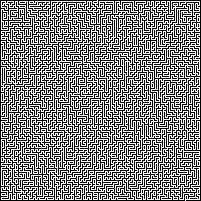
#> input picture examples/braid200.png, 201 x 201 px
$ python main.py examples/braid200.png
#> lines starting #> are read from the running program, lines starting #| are printed output that depends on the picture
#> in main, im is the input picture: PIL image 201x201 P; 51.2% white; black in thin lines or dots
### maze.py
class Cell:
    def __init__(self, coord):
        self.coord = coord
        self.prev = None


class Maze:
    def __init__(self, im):
        self.cols = im.size[0]
#> self.cols = 201
        self.rows = im.size[1]
#> self.rows = 201
        seq_data = list(im.getdata(0))
#> seq_data = 40401 items
        self.grid = []
        idx = 0
        for i in range(0, self.rows):
            temp = []
            for j in range(self.cols):
                temp.append(seq_data[idx])
                idx += 1
            self.grid.append(temp)
#> after the loop, idx = 40401; self.grid = 201 items

    def get_start_coord(self):
        for i in range(1, self.cols-1):
            if self.grid[0][i] > 0:
                return 0, i
        raise IOError

    def is_valid_point(self, coord, visited):
        coord_val = 0 <= coord[0] < self.rows and 0 <= coord[1] < self.cols
        visited_val = not visited[coord[0]][coord[1]]
        data_val = self.grid[coord[0]][coord[1]] > 0
        return data_val and visited_val and coord_val

    def get_end_coord(self):
        for i in range(1, self.cols-1):
            if self.grid[self.rows-1][i] > 0:
                return self.rows-1, i
        raise IOError

### main.py
import sys
import time
import os
from PIL import Image
from maze import Maze, Cell

directions = [[1, 0], [-1, 0], [0, 1], [0, -1]]


def BFS(maze):
    visited = [[False] * maze.cols for _ in range(maze.rows)]
    start = Cell(maze.get_start_coord())
    end = Cell(maze.get_end_coord())
    queue = [start]
    visited[start.coord[0]][start.coord[1]] = True
    while queue and queue[0].coord != end.coord:
        cur_cell = queue.pop(0)
        for d in directions:
            new_coord = (cur_cell.coord[0] + d[0], cur_cell.coord[1] + d[1])
            if maze.is_valid_point(new_coord, visited):
                new = Cell(new_coord)
                new.prev = cur_cell
                queue.append(new)
                visited[new_coord[0]][new_coord[1]] = True
#> this loop made 20658 passes
    if queue:
        return queue[0]
    else:
        raise IndexError


def DFS(maze):
    visited = [[False] * maze.cols for _ in range(maze.rows)]
    start = Cell(maze.get_start_coord())
    end = Cell(maze.get_end_coord())
    queue = [start]
    visited[start.coord[0]][start.coord[1]] = True
    while queue and queue[0].coord != end.coord:
        cur_cell = queue.pop(0)
        for d in directions:
            new_coord = (cur_cell.coord[0] + d[0], cur_cell.coord[1] + d[1])
            if maze.is_valid_point(new_coord, visited):
                new = Cell(new_coord)
                new.prev = cur_cell
                queue.insert(0, new)
                visited[new_coord[0]][new_coord[1]] = True
    if queue:
        return queue[0]
    else:
        raise IndexError


def get_filename(name):
    if not os.path.isdir('solved'):
        os.mkdir('solved')
    idx_slash = name.rfind('/')
    idx_dot = name.find('.')
    return "solved" + name[idx_slash:idx_dot] + "_solved" + name[idx_dot:]


def draw_path(im, end, name):
#> called with name = 'examples/braid200.png'
    im = im.convert('RGB')
    impixels = im.load()

    cell_itr = end
    while cell_itr:
        impixels[cell_itr.coord[::-1]] = (255, 0, 0)
        cell_itr = cell_itr.prev

    output_file = get_filename(name)
    im.save(output_file)
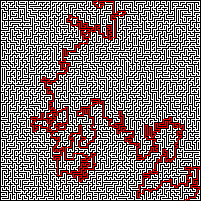
#> saved as braid200_solved.png: PIL image 201x201 RGB; mean R, G, B 130.6, 116.5, 116.5


def main():
    if len(sys.argv) != 2:
        print("Command line format is python3 main.py <name of file>")
        exit()
    try:
        im = Image.open(sys.argv[1])
    except IOError:
        print("Could not open file %s" % sys.argv[1])
        exit()

    maze = Maze(im)

    start = time.time()
    end = BFS(maze)
    done = time.time()
    print("time elapsed for BFS: %.2f seconds" % (done - start))

    start = time.time()
    end = DFS(maze)
    done = time.time()
    print("time elapsed for DFS: %.2f seconds" % (done - start))

    draw_path(im, end, sys.argv[1])


if __name__ == '__main__':
    main()
